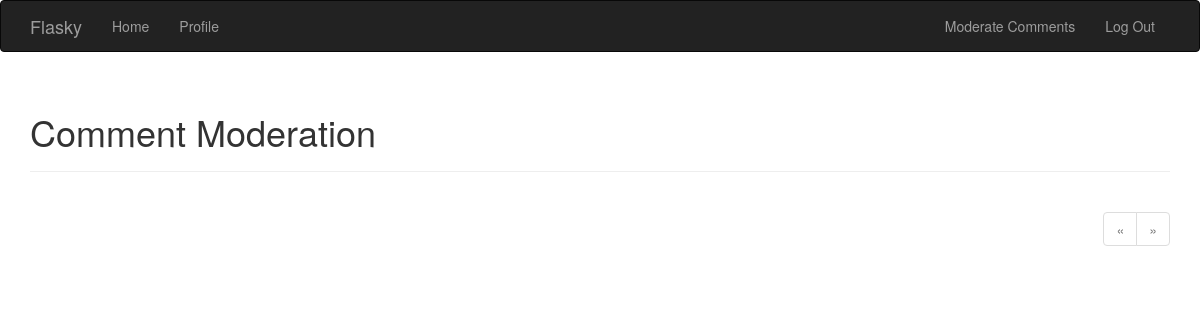
The page /moderate (signed in) on the database as committed earlier.
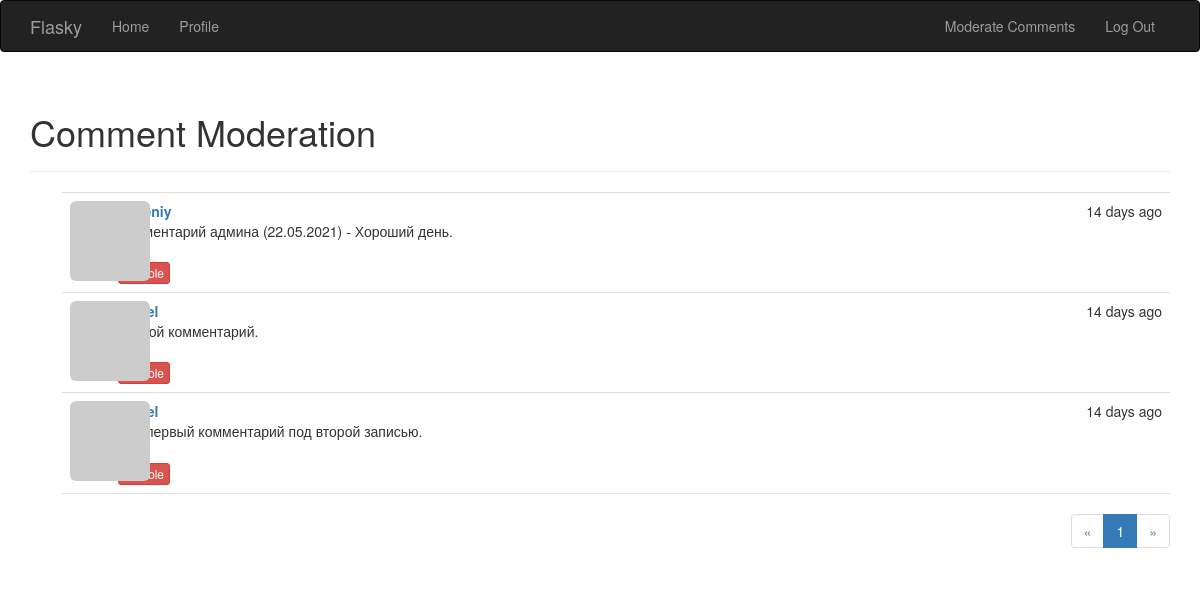
The same page on the database as committed later.
### app/models.py (models this page shows, shortened)
class Comment(db.Model):
    __tablename__ = 'comments'
    id = db.Column(db.Integer, primary_key=True)
    body = db.Column(db.Text)
    body_html = db.Column(db.Text)
    timestamp = db.Column(db.DateTime, index=True, default=datetime.utcnow)
    disabled = db.Column(db.Boolean)
    author_id = db.Column(db.Integer, db.ForeignKey('users.id'))
    post_id = db.Column(db.Integer, db.ForeignKey('posts.id'))

### app/main/views.py (the view)
@main.route('/moderate')
@login_required
@permission_required(Permission.MODERATE)
def moderate():
    page = request.args.get('page', 1, type=int)
    pagination = Comment.query.order_by(Comment.timestamp.desc()).paginate(
        page, per_page=current_app.config['FLASKY_COMMENTS_PER_PAGE'],
        error_out=False)
    comments = pagination.items
    return render_template('moderate.html', comments=comments,
                           pagination=pagination, page=page)

### app/auth/views.py (called while the page is built)
@auth.before_app_request
def before_request():
    if current_user.is_authenticated:
        current_user.ping()
        if not current_user.confirmed \
                and request.endpoint \
                and request.blueprint != 'auth' \
                and request.endpoint != 'static':
            return redirect(url_for('auth.unconfirmed'))

@auth.before_app_request
def before_request():
    if current_user.is_authenticated \
            and not current_user.confirmed \
            and request.blueprint != 'auth' \
            and request.endpoint != 'static':
        return redirect(url_for('auth.unconfirmed'))

### app/main/__init__.py (called while the page is built)
@main.app_context_processor
def inject_permissions():
    return dict(Permission=Permission)

### app/models.py (called while the page is built)
    def has_permission(self, perm):
        return self.permissions & perm == perm

    def can(self, perm):
        return self.role is not None and self.role.has_permission(perm)

    def ping(self):
        self.last_seen = datetime.utcnow()
        db.session.add(self)
        db.session.commit()

    def gravatar_hash(self):
        return hashlib.md5(self.email.lower().encode('utf-8')).hexdigest()

### app/templates/moderate.html (shortened to what this page needs)
{% extends "base.html" %}
{% import "_macros.html" as macros %}
{% block page_content %}
<div class="page-header">
    <h1>Comment Moderation</h1>
</div>
{% set moderate = True %}
{% include '_comments.html' %}
{% if pagination %}
<div class="pagination">
    {{ macros.pagination_widget(pagination, '.moderate') }}
</div>
{% endif %}
{% endblock %}

### app/templates/_comments.html (shortened to what this page needs)
<ul class="comments">
    {% for comment in comments %}
    <li class="comment">
        <div class="comment-thumbnail">
            <a href="{{ url_for('.user', username=comment.author.username) }}">
                <img class="img-rounded profile-thumbnail" src="{{ comment.author.gravatar(size=40) }}">
            </a>
        </div>
        <div class="comment-content">
            <div class="comment-date">{{ moment(comment.timestamp).fromNow() }}</div>
            <div class="comment-author"><a href="{{ url_for('.user', username=comment.author.username) }}">{{ comment.author.username }}</a></div>
            <div class="comment-body">
                {% if moderate or not comment.disabled %}
                    {% if comment.body_html %}
                        {{ comment.body_html | safe }}
                    {% else %}
                        {{ comment.body }}
                    {% endif %}
                {% endif %}
            </div>
            {% if moderate %}
                <br>
                {% if comment.disabled %}
                <a class="btn btn-default btn-xs" href="{{ url_for('.moderate_enable', id=comment.id, page=page) }}">Enable</a>
                {% else %}
                <a class="btn btn-danger btn-xs" href="{{ url_for('.moderate_disable', id=comment.id, page=page) }}">Disable</a>
                {% endif %}
            {% endif %}
        </div>
    </li>
    {% endfor %}
</ul>

Rows that differ between the two databases and show on the page:
added Comment: timestamp "14 days ago", body_html "Комментарий админа (22.05.2021) - Хороший день."
added Comment: timestamp "14 days ago", body_html "Второй комментарий."
added Comment: timestamp "14 days ago", body_html "Это первый комментарий под второй записью."
Other text that changed with them:
new list line: "1"
